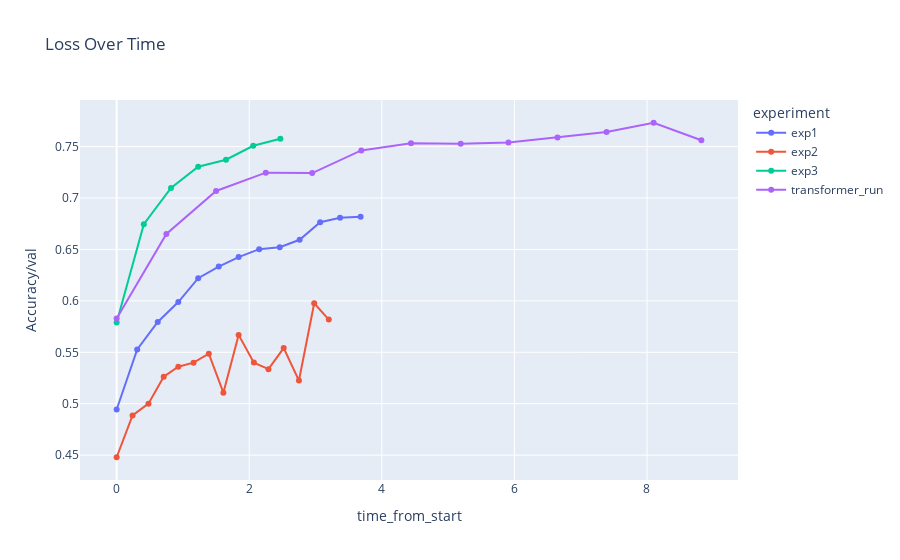

The code cell stored with this chart in its notebook:
### Code cell
fig = px.line(pivot_df, 
              x='time_from_start', 
              y='Accuracy/val',
              color='experiment',
              markers=True,
              title='Loss Over Time')

fig.show()

### Figure 1 — Plotly figure (JSON) as saved in the notebook; plotly's stock layout.template omitted (floating-point values rounded to 4 significant figures)
{"data": [{"hovertemplate": "experiment=exp1<br>time_from_start=%{x}<br>Accuracy/val=%{y}<extra></extra>", "legendgroup": "exp1", "line": {"color": "#636efa", "dash": "solid"}, "marker": {"symbol": "circle"}, "mode": "lines+markers", "name": "exp1", "orientation": "v", "showlegend": true, "type": "scatter", "x": [0.0, 0.31, 0.62, 0.93, 1.23, 1.54, 1.84, 2.15, 2.46, 2.76, 3.07, 3.37, 3.68], "xaxis": "x", "y": [0.4944, 0.5528, 0.5795, 0.5989, 0.622, 0.6334, 0.6425, 0.6503, 0.6522, 0.6594, 0.6765, 0.6809, 0.6817], "yaxis": "y"}, {"hovertemplate": "experiment=exp2<br>time_from_start=%{x}<br>Accuracy/val=%{y}<extra></extra>", "legendgroup": "exp2", "line": {"color": "#EF553B", "dash": "solid"}, "marker": {"symbol": "circle"}, "mode": "lines+markers", "name": "exp2", "orientation": "v", "showlegend": true, "type": "scatter", "x": [0.0, 0.24, 0.48, 0.71, 0.93, 1.16, 1.39, 1.61, 1.84, 2.07, 2.29, 2.52, 2.75, 2.98, 3.2], "xaxis": "x", "y": [0.448, 0.4887, 0.5001, 0.5263, 0.5359, 0.5399, 0.5487, 0.5108, 0.5669, 0.54, 0.5336, 0.5541, 0.5225, 0.5977, 0.5818], "yaxis": "y"}, {"hovertemplate": "experiment=exp3<br>time_from_start=%{x}<br>Accuracy/val=%{y}<extra></extra>", "legendgroup": "exp3", "line": {"color": "#00cc96", "dash": "solid"}, "marker": {"symbol": "circle"}, "mode": "lines+markers", "name": "exp3", "orientation": "v", "showlegend": true, "type": "scatter", "x": [0.0, 0.41, 0.82, 1.23, 1.65, 2.06, 2.47], "xaxis": "x", "y": [0.5789, 0.6745, 0.7097, 0.7304, 0.7372, 0.7508, 0.7576], "yaxis": "y"}, {"hovertemplate": "experiment=transformer_run<br>time_from_start=%{x}<br>Accuracy/val=%{y}<extra></extra>", "legendgroup": "transformer_run", "line": {"color": "#ab63fa", "dash": "solid"}, "marker": {"symbol": "circle"}, "mode": "lines+markers", "name": "transformer_run", "orientation": "v", "showlegend": true, "type": "scatter", "x": [0.0, 0.75, 1.5, 2.25, 2.95, 3.69, 4.44, 5.19, 5.91, 6.65, 7.39, 8.1, 8.82], "xaxis": "x", "y": [0.5828, 0.6651, 0.7068, 0.7246, 0.7242, 0.7463, 0.7533, 0.7528, 0.754, 0.7588, 0.7641, 0.7732, 0.7561], "yaxis": "y"}], "layout": {"legend": {"title": {"text": "experiment"}, "tracegroupgap": 0}, "title": {"text": "Loss Over Time"}, "xaxis": {"anchor": "y", "domain": [0, 1], "title": {"text": "time_from_start"}}, "yaxis": {"anchor": "x", "domain": [0, 1], "title": {"text": "Accuracy/val"}}}}
